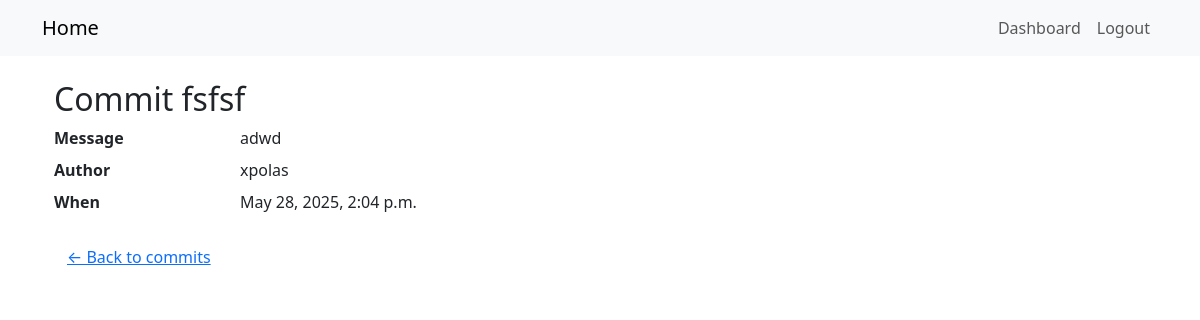
Page /repos/2/commits/fsfsf/ (signed in) on the committed database.
### repos_app/models.py (models this page shows, shortened)
class Commit(models.Model):
    repository = models.ForeignKey(Repository, on_delete=models.CASCADE, related_name='commits')
    author     = models.ForeignKey(User,       on_delete=models.CASCADE, related_name='commits')
    message    = models.CharField(max_length=255)
    hash       = models.CharField(max_length=40, unique=True)
    timestamp  = models.DateTimeField(auto_now_add=True)

### repos_app/views.py (the view)
@login_required
def commit_detail(request, repo_pk, hash):
    commit = get_object_or_404(Commit, hash=hash)
    return render(request, 'repos_app/commit_detail.html',
                  {'commit': commit})

### templates/repos_app/commit_detail.html
{% extends "base.html" %}
{% block content %}
<div class="container mt-4">
  <h2>Commit {{ commit.hash }}</h2>
  <div class="row">
    <div class="col-md-8">
      <dl class="row">
        <dt class="col-sm-3">Message</dt>
        <dd class="col-sm-9">{{ commit.message }}</dd>
        <dt class="col-sm-3">Author</dt>
        <dd class="col-sm-9">{{ commit.author.username }}</dd>
        <dt class="col-sm-3">When</dt>
        <dd class="col-sm-9">{{ commit.timestamp|date:"M j, Y, P" }}</dd>
      </dl>
      <a class="btn btn-link"
         href="{% url 'repos_app:commit_list' repo_pk=commit.repository.pk %}">
        ← Back to commits
      </a>
    </div>
  </div>
</div>
{% endblock %}

### rows in the picture
Commit: hash "fsfsf", message "adwd", author.username "xpolas", timestamp "May 28, 2025, 2:04 p.m."
